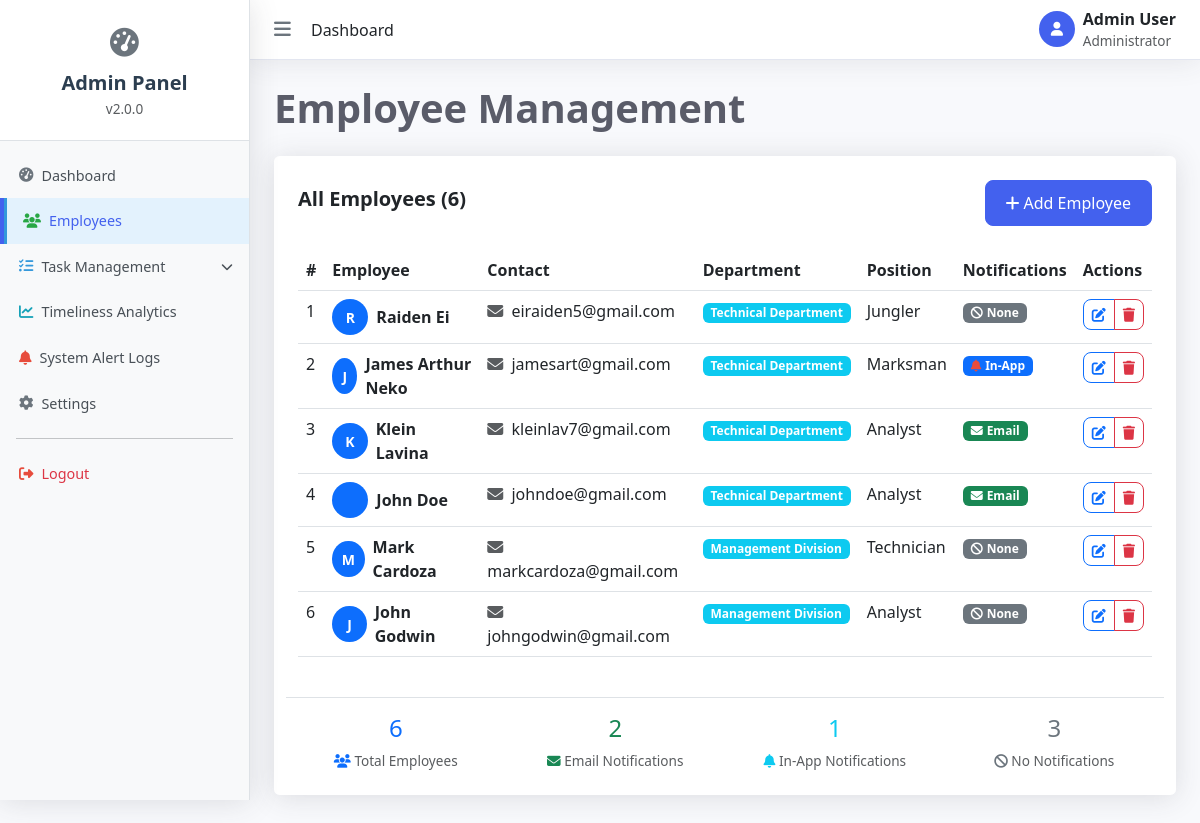
The page /dashboard/users/ on the database its author committed.
### ttms_app/models.py (models this page shows, shortened)
class Employee(models.Model):
    full_name = models.CharField(max_length=150)
    email = models.EmailField(unique=True)
    department = models.CharField(max_length=100, blank=True, null=True)
    role = models.CharField(max_length=100, blank=True, null=True)
    notification_preference = models.CharField(
        max_length=10,
        choices=[('email', 'Email'), ('in_app', 'In-App'), ('none', 'None')],
        default='email'
    )
    class Meta:
        verbose_name = "Employee"
        verbose_name_plural = "Employees"

### ttms_app/views.py (the view)
# urls.py: path('users/', views.users_view, name='users'),
def users_view(request):
    employees = Employee.objects.all().order_by('id')
    total_employees = employees.count()
    email_count = employees.filter(notification_preference='email').count()
    inapp_count = employees.filter(notification_preference='in_app').count()
    none_count = employees.filter(notification_preference='none').count()
    context = {
        'page_title': 'Employee Management',
        'employees': employees,
        'total_employees': total_employees,  # This should work
        'email_count': email_count,          # This should work
        'inapp_count': inapp_count,          # This should work
        'none_count': none_count,            # This should work
    }
    return render(request, 'admin_dashboard/employee.html', context)

### templates/admin_dashboard/employee.html (shortened to what this page needs)
{% extends 'admin_dashboard/base.html' %}
{% block content %}
<div class="content-wrapper">
    <h1 class="page-title">Employee Management</h1>
    <div class="content-card">
        <div class="d-flex justify-content-between align-items-center mb-4">
            <h5 class="fw-bold text-gray-800">All Employees ({{ total_employees }})</h5>
            <div>
                <button class="btn btn-primary" data-bs-toggle="modal" data-bs-target="#addEmployeeModal">
                    <i class="fas fa-plus me-1"></i>Add Employee
                </button>
            </div>
        </div>
        {% if employees %}
        <div class="table-responsive">
            <table class="table table-hover">
                <thead>
                    <tr>
                        <th>#</th>
                        <th>Employee</th>
                        <th>Contact</th>
                        <th>Department</th>
                        <th>Position</th>
                        <th>Notifications</th>
                        <th>Actions</th>
                    </tr>
                </thead>
                <tbody>
                    {% for employee in employees %}
                    <tr id="employee-{{ employee.id }}">
                        <td>{{ forloop.counter }}</td>
                        <td>
                            <div class="d-flex align-items-center">
                                <div class="user-avatar me-2 bg-primary text-white">
                                    {{ employee.full_name|first|upper }}
                                </div>
                                <div>
                                    <strong>{{ employee.full_name }}</strong>
                                </div>
                            </div>
                        </td>
                        <td>
                            <div>
                                <i class="fas fa-envelope me-1 text-muted"></i>
                                {{ employee.email }}
                            </div>
                        </td>
                        <td>
                            {% if employee.department %}
                                <span class="badge bg-info">{{ employee.department }}</span>
                            {% else %}
                                <span class="text-muted">—</span>
                            {% endif %}
                        </td>
                        <td>
                            {% if employee.role %}
                                {{ employee.role }}
                            {% else %}
                                <span class="text-muted">—</span>
                            {% endif %}
                        </td>
                        <td>
                            {% if employee.notification_preference == 'email' %}
                                <span class="badge bg-success">
                                    <i class="fas fa-envelope me-1"></i>Email
                                </span>
                            {% elif employee.notification_preference == 'in_app' %}
                                <span class="badge bg-primary">
                                    <i class="fas fa-bell me-1"></i>In-App
                                </span>
                            {% else %}
                                <span class="badge bg-secondary">
                                    <i class="fas fa-ban me-1"></i>None
                                </span>
                            {% endif %}
                        </td>
                        <td>
                            <div class="btn-group btn-group-sm">
                               <button class="btn btn-outline-primary edit-btn"
                                        data-id="{{ employee.id }}"
                                        data-name="{{ employee.full_name }}"
                                        data-email="{{ employee.email }}"
                                        data-dept="{{ employee.department|default:'' }}"
                                        data-role="{{ employee.role|default:'' }}"
                                        data-notification="{{ employee.notification_preference }}"
                                        data-bs-toggle="modal"
                                        data-bs-target="#editEmployeeModal">
                                    <i class="fas fa-edit"></i>
                                </button>
                                <button class="btn btn-outline-danger delete-btn"
                                        data-id="{{ employee.id }}"
                                        data-name="{{ employee.full_name }}">
                                    <i class="fas fa-trash"></i>
                                </button>
                            </div>
                        </td>
                    </tr>
                    {% endfor %}
                </tbody>
            </table>
        </div>
    <div class="stat-card">
       <div class="row mt-4 pt-3 border-top">
            <div class="col-md-3">
                <div class="text-center">
                    <h4 class="text-primary">{{ total_employees }}</h4>
                    <p class="text-muted small mb-0">
                        <i class="fas fa-users text-primary"></i> Total Employees
                    </p>
                </div>
            </div>
            <div class="col-md-3">
                <div class="text-center">
                    <h4 class="text-success">{{ email_count|default:"0" }}</h4>
                    <p class="text-muted small mb-0">
                        <i class="fas fa-envelope text-success"></i> Email Notifications
                    </p>
                </div>
            </div>
            <div class="col-md-3">
                <div class="text-center">
                    <h4 class="text-info">{{ inapp_count|default:"0" }}</h4>
                    <p class="text-muted small mb-0">
                        <i class="fas fa-bell text-info"></i> In-App Notifications
                    </p>
                </div>
            </div>
            <div class="col-md-3">
                <div class="text-center">
                    <h4 class="text-secondary">{{ none_count|default:"0" }}</h4>
                    <p class="text-muted small mb-0">
                        <i class="fas fa-ban text-secondary"></i> No Notifications
                    </p>
                </div>
            </div>
        </div>
        {% endif %}
    </div>
    </div>
</div>
{% endblock %}

### templates/admin_dashboard/base.html (style rules this page uses)
:root { --sidebar-width: 250px; --header-height: 60px; --primary-color: #4e73df; --sidebar-bg: #ffffff; --content-bg: #f8f9fc; }
* { margin: 0; padding: 0; box-sizing: border-box; }
body { font-family: 'Segoe UI', Tahoma, Geneva, Verdana, sans-serif; background-color: var(--content-bg); overflow-x: hidden; }
.user-avatar { width: 40px; height: 40px; border-radius: 50%; background-color: var(--primary-color); color: white; display: flex; align-items: center; justify-content: center; font-weight: bold; }
.content-card { background-color: #ffffff; border-radius: 0.35rem; box-shadow: 0 0.15rem 1.75rem 0 rgba(58, 59, 69, 0.15); padding: 1.5rem; margin-bottom: 1.5rem; }
.page-title { color: #5a5c69; font-weight: 700; margin-bottom: 1.5rem; }
.content-wrapper { transition: opacity 0.3s ease; }

### templates/admin_dashboard/sidebar.html (style rules this page uses)
.fa-users { color: #28a745; }
.fa-bell { color: #e74c3c; }

### templates/admin_dashboard/modals/employee_add_modal.html (style rules this page uses)
:root { --primary-color: #4361ee; --primary-light: #eef2ff; --secondary-color: #6c757d; --success-color: #10b981; --danger-color: #ef4444; --warning-color: #f59e0b; --dark-color: #1f2937; --light-color: #f8fafc; --border-color: #e5e7eb; }
.btn { padding: 0.625rem 1.25rem; border-radius: 8px; font-weight: 500; transition: all 0.2s ease; }
.btn-primary { background-color: var(--primary-color); border-color: var(--primary-color); }

### templates/admin_dashboard/modals/employee_edit_modal.html (style rules this page uses)
:root { --employee-warning-color: #3b82f6; --employee-warning-dark: #1d4ed8; --employee-border-color: #dbeafe; --employee-light-color: #eff6ff; --employee-info-color: #0ea5e9; }
.small { font-size: 0.85rem !important; }

### templates/admin_dashboard/modals/employee_delete_modal.html (style rules this page uses)
.btn { padding: 0.625rem 1.25rem; border-radius: 8px; font-weight: 500; transition: all 0.2s ease; }

### templates/admin_dashboard/employee.html (style rules this page uses)
.user-avatar { width: 36px; height: 36px; border-radius: 50%; display: flex; align-items: center; justify-content: center; font-weight: bold; font-size: 14px; }
.btn-group-sm .btn { padding: 0.25rem 0.5rem; }
.stat-card { position: sticky; bottom: 0; background-color: white; z-index: 2; }

### rows shown on the page
Employee: full_name|first "R", full_name "Raiden Ei", email "eiraiden5@gmail.com", department "Technical Department", role "Jungler", notification_preference "none" (drawn)
Employee: full_name|first "J", full_name "James Arthur Neko", email "jamesart@gmail.com", department "Technical Department", role "Marksman", notification_preference "in_app" (drawn)
Employee: full_name|first "K", full_name "Klein Lavina", email "kleinlav7@gmail.com", department "Technical Department", role "Analyst", notification_preference "email" (drawn)
Employee: full_name "John Doe", email "johndoe@gmail.com", department "Technical Department", role "Analyst", notification_preference "email" (drawn)
Employee: full_name|first "M", full_name "Mark Cardoza", email "markcardoza@gmail.com", department "Management Division", role "Technician", notification_preference "none" (drawn)
Employee: full_name|first "J", full_name "John Godwin", email "johngodwin@gmail.com", department "Management Division", role "Analyst", notification_preference "none" (drawn)

### other values the page prints
{{ total_employees }} "6"
{{ email_count|default:"0" }} "2"
{{ inapp_count|default:"0" }} "1"
{{ none_count|default:"0" }} "3"
